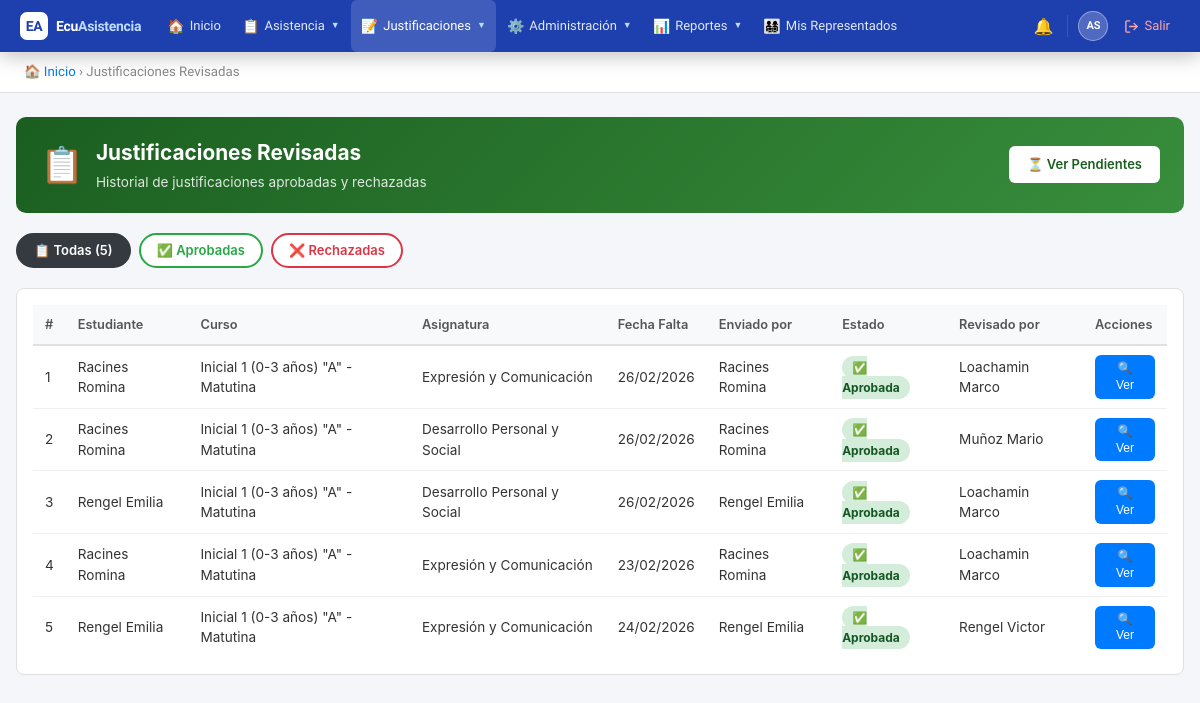
Before: /public/?action=reviewed_justifications (signed in) with the older database file.
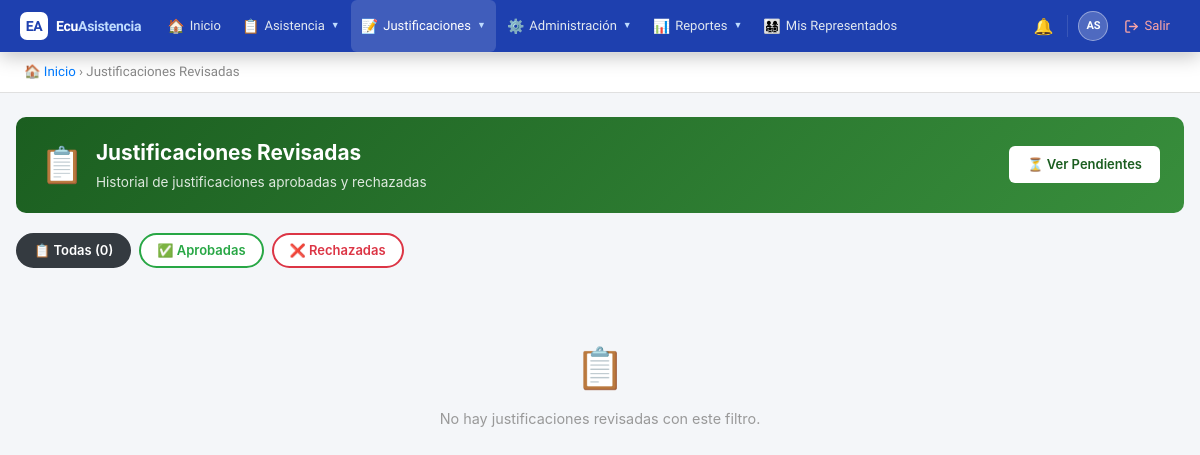
After: the same page with the newer database file.
### tables this page shows
CREATE TABLE `justifications` (
  `id` int(11) NOT NULL AUTO_INCREMENT,
  `attendance_id` int(11) DEFAULT NULL,
  `date_from` date DEFAULT NULL,
  `date_to` date DEFAULT NULL,
  `working_days` int(11) DEFAULT NULL,
  `can_approve` enum('tutor','inspector','autoridad') NOT NULL DEFAULT 'inspector',
  `student_id` int(11) NOT NULL,
  `submitted_by` int(11) NOT NULL,
  `reason` text NOT NULL,
  `reason_type` varchar(100) DEFAULT NULL,
  `document_path` varchar(255) DEFAULT NULL,
  `status` enum('pendiente','aprobado','rechazado') DEFAULT 'pendiente',
  `reviewed_by` int(11) DEFAULT NULL,
  `review_notes` text DEFAULT NULL,
  `created_at` timestamp NOT NULL DEFAULT current_timestamp(),
  `updated_at` timestamp NOT NULL DEFAULT current_timestamp() ON UPDATE current_timestamp(),
  PRIMARY KEY (`id`),
  KEY `attendance_id` (`attendance_id`),
  KEY `submitted_by` (`submitted_by`),
  KEY `reviewed_by` (`reviewed_by`),
  KEY `idx_status` (`status`),
  KEY `idx_student` (`student_id`),
  CONSTRAINT `justifications_ibfk_1` FOREIGN KEY (`attendance_id`) REFERENCES `attendances` (`id`) ON DELETE CASCADE,
  CONSTRAINT `justifications_ibfk_2` FOREIGN KEY (`student_id`) REFERENCES `users` (`id`),
  CONSTRAINT `justifications_ibfk_3` FOREIGN KEY (`submitted_by`) REFERENCES `users` (`id`),
  CONSTRAINT `justifications_ibfk_4` FOREIGN KEY (`reviewed_by`) REFERENCES `users` (`id`)
);

CREATE TABLE `courses` (
  `id` int(11) NOT NULL AUTO_INCREMENT,
  `institution_id` int(11) NOT NULL,
  `school_year_id` int(11) NOT NULL,
  `name` varchar(100) NOT NULL,
  `grade_level` varchar(50) DEFAULT NULL,
  `parallel` varchar(10) DEFAULT NULL,
  `shift_id` int(11) NOT NULL,
  `created_at` timestamp NOT NULL DEFAULT current_timestamp(),
  `updated_at` timestamp NOT NULL DEFAULT current_timestamp() ON UPDATE current_timestamp(),
  PRIMARY KEY (`id`),
  KEY `institution_id` (`institution_id`),
  KEY `school_year_id` (`school_year_id`),
  KEY `shift_id` (`shift_id`),
  CONSTRAINT `courses_ibfk_1` FOREIGN KEY (`institution_id`) REFERENCES `institutions` (`id`),
  CONSTRAINT `courses_ibfk_2` FOREIGN KEY (`school_year_id`) REFERENCES `school_years` (`id`),
  CONSTRAINT `courses_ibfk_3` FOREIGN KEY (`shift_id`) REFERENCES `shifts` (`id`)
);

CREATE TABLE `subjects` (
  `id` int(11) NOT NULL AUTO_INCREMENT,
  `institution_id` int(11) NOT NULL,
  `name` varchar(100) NOT NULL,
  `code` varchar(20) DEFAULT NULL,
  `created_at` timestamp NOT NULL DEFAULT current_timestamp(),
  `updated_at` timestamp NOT NULL DEFAULT current_timestamp() ON UPDATE current_timestamp(),
  PRIMARY KEY (`id`),
  KEY `institution_id` (`institution_id`),
  CONSTRAINT `subjects_ibfk_1` FOREIGN KEY (`institution_id`) REFERENCES `institutions` (`id`)
);

CREATE TABLE `attendances` (
  `id` int(11) NOT NULL AUTO_INCREMENT,
  `student_id` int(11) NOT NULL,
  `course_id` int(11) NOT NULL,
  `subject_id` int(11) NOT NULL,
  `teacher_id` int(11) NOT NULL,
  `school_year_id` int(11) NOT NULL,
  `shift_id` int(11) NOT NULL,
  `date` date NOT NULL,
  `hour_period` varchar(20) DEFAULT NULL,
  `status` enum('presente','ausente','tardanza','justificado') NOT NULL,
  `observation` text DEFAULT NULL,
  `created_at` timestamp NOT NULL DEFAULT current_timestamp(),
  `updated_at` timestamp NOT NULL DEFAULT current_timestamp() ON UPDATE current_timestamp(),
  PRIMARY KEY (`id`),
  KEY `course_id` (`course_id`),
  KEY `subject_id` (`subject_id`),
  KEY `teacher_id` (`teacher_id`),
  KEY `school_year_id` (`school_year_id`),
  KEY `shift_id` (`shift_id`),
  KEY `idx_date` (`date`),
  KEY `idx_student` (`student_id`),
  CONSTRAINT `attendances_ibfk_1` FOREIGN KEY (`student_id`) REFERENCES `users` (`id`),
  CONSTRAINT `attendances_ibfk_2` FOREIGN KEY (`course_id`) REFERENCES `courses` (`id`),
  CONSTRAINT `attendances_ibfk_3` FOREIGN KEY (`subject_id`) REFERENCES `subjects` (`id`),
  CONSTRAINT `attendances_ibfk_4` FOREIGN KEY (`teacher_id`) REFERENCES `users` (`id`),
  CONSTRAINT `attendances_ibfk_5` FOREIGN KEY (`school_year_id`) REFERENCES `school_years` (`id`),
  CONSTRAINT `attendances_ibfk_6` FOREIGN KEY (`shift_id`) REFERENCES `shifts` (`id`)
);

### controllers/JustificationController.php (called while the page is built, shortened)
<?php
require_once BASE_PATH . '/models/Justification.php';
class JustificationController {
    private $justificationModel;
    public function __construct() {
        $db = new Database();
        $this->justificationModel  = new Justification($db);
    }
    public function reviewed() {
        $filter         = $_GET['filter'] ?? 'all';
        $justifications = $this->justificationModel->getReviewed();
        include BASE_PATH . '/views/justifications/reviewed.php';
    }
}

### config/database.php (called while the page is built)
<?php
class Database {
    private $host = 'localhost';
    private $db = 'ecuasistencia2026_db';
    private $user = 'root';
    private $pass = '';
    private $charset = 'utf8mb4';
    private $pdo;
    public function connect() {
        if ($this->pdo === null) {
            $dsn = "mysql:host={$this->host};dbname={$this->db};charset={$this->charset}";
            $options = [
                PDO::ATTR_ERRMODE => PDO::ERRMODE_EXCEPTION,
                PDO::ATTR_DEFAULT_FETCH_MODE => PDO::FETCH_ASSOC,
                PDO::ATTR_EMULATE_PREPARES => false,
            ];
            try {
                $this->pdo = new PDO($dsn, $this->user, $this->pass, $options);
            } catch (PDOException $e) {
                die('Error de conexión: ' . $e->getMessage());
            }
        }
        return $this->pdo;
    }
}

### models/Justification.php (called while the page is built, shortened)
<?php
class Justification {
    private $db;
    public function __construct($database) {
        $this->db = $database->connect();
    }
    public function getReviewed($institutionId = null) {
        $sql = "SELECT j.*,
                CONCAT(u.last_name, ' ', u.first_name) as student_name,
                CONCAT(s.last_name, ' ', s.first_name) as submitted_by_name,
                CONCAT(r.last_name, ' ', r.first_name) as reviewer_name,
                a.date as attendance_date,
                a.hour_period,
                sub.name as subject_name,
                c.name as course_name
                FROM justifications j
                INNER JOIN users u ON j.student_id = u.id
                INNER JOIN users s ON j.submitted_by = s.id
                INNER JOIN attendances a ON j.attendance_id = a.id
                INNER JOIN subjects sub ON a.subject_id = sub.id
                LEFT JOIN users r ON j.reviewed_by = r.id
                LEFT JOIN course_students cs ON u.id = cs.student_id
                LEFT JOIN courses c ON cs.course_id = c.id
                WHERE j.status IN ('aprobado', 'rechazado')
                ORDER BY j.updated_at DESC";
        $stmt = $this->db->query($sql);
        return $stmt->fetchAll();
    }
}

### views/justifications/reviewed.php (the view, shortened to what the changed rows need)
<!DOCTYPE html>
<html lang="es">
<head>
</head>
<body>
<?php include BASE_PATH . '/views/partials/navbar.php'; ?>
<div class="breadcrumb">
    <a href="?action=dashboard">🏠 Inicio</a> &rsaquo; Justificaciones Revisadas
</div>
<div class="container">
    <div class="page-header" style="background:linear-gradient(135deg,#1b5e20,#388e3c);display:flex;justify-content:space-between;align-items:center;">
        <div style="display:flex;align-items:center;gap:12px;">
            <div class="ph-icon">📋</div>
            <div>
                <h1>Justificaciones Revisadas</h1>
                <p>Historial de justificaciones aprobadas y rechazadas</p>
            </div>
        </div>
        <a href="?action=pending_justifications"
           style="padding:9px 18px;background:white;color:#1b5e20;text-decoration:none;
                  border-radius:6px;font-weight:600;font-size:13px;white-space:nowrap;">
            ⏳ Ver Pendientes
        </a>
    </div>
    <div class="filter-bar">
        <a href="?action=reviewed_justifications"
           style="<?= ($filter==='all') ? 'background:#343a40;color:white;border-color:#343a40;' : 'background:white;color:#343a40;border-color:#343a40;' ?>">
            📋 Todas (<?= count($justifications) ?>)
        </a>
        <a href="?action=reviewed_justifications&filter=aprobado"
           style="<?= ($filter==='aprobado') ? 'background:#28a745;color:white;border-color:#28a745;' : 'background:white;color:#28a745;border-color:#28a745;' ?>">
            ✅ Aprobadas
        </a>
        <a href="?action=reviewed_justifications&filter=rechazado"
           style="<?= ($filter==='rechazado') ? 'background:#dc3545;color:white;border-color:#dc3545;' : 'background:white;color:#dc3545;border-color:#dc3545;' ?>">
            ❌ Rechazadas
        </a>
    </div>
    <?php if(empty($justifications)): ?>
        <div class="empty-state">
            <div class="icon">📋</div>
            <p>No hay justificaciones revisadas con este filtro.</p>
        </div>
    <?php else: ?>
    <div class="panel">
        <table>
            <thead>
                <tr>
                    <th>#</th>
                    <th>Estudiante</th>
                    <th>Curso</th>
                    <th>Asignatura</th>
                    <th>Fecha Falta</th>
                    <th>Enviado por</th>
                    <th>Estado</th>
                    <th>Revisado por</th>
                    <th>Acciones</th>
                </tr>
            </thead>
            <tbody>
                <?php $i = 1; foreach($justifications as $j):
                    $jData = htmlspecialchars(json_encode([
                        'student' => $j['student_name'],
                        'reason'  => $j['reason'],
                        'notes'   => $j['review_notes'] ?? '',
                        'doc'     => $j['document_path'] ?? '',
                        'status'  => $j['status'],
                    ]), ENT_QUOTES);
                ?>
                <tr>
                    <td><?= $i++ ?></td>
                    <td><?= htmlspecialchars($j['student_name']) ?></td>
                    <td><?= htmlspecialchars($j['course_name'] ?? '-') ?></td>
                    <td><?= htmlspecialchars($j['subject_name']) ?></td>
                    <td><?= date('d/m/Y', strtotime($j['attendance_date'])) ?></td>
                    <td><?= htmlspecialchars($j['submitted_by_name']) ?></td>
                    <td>
                        <?php if($j['status'] === 'aprobado'): ?>
                            <span class="badge-aprobado">✅ Aprobada</span>
                        <?php else: ?>
                            <span class="badge-rechazado">❌ Rechazada</span>
                        <?php endif; ?>
                    </td>
                    <td><?= htmlspecialchars($j['reviewer_name'] ?? '-') ?></td>
                    <td>
                        <button class="btn btn-primary"
                                style="padding:5px 12px;font-size:12px;"
                                onclick="verDetalle('<?= $jData ?>')">🔍 Ver</button>
                    </td>
                </tr>
                <?php endforeach; ?>
            </tbody>
        </table>
    </div>
    <?php endif; ?>
</div>
</body>
</html>

Changed rows visible on the page:
removed justifications: student_name "Racines Romina", courses.name "Inicial 1 (0-3 años) \"A\" - Matutina", subjects.name "Expresión y Comunicación", attendance.date "26/02/2026", submitted_by_name "Racines Romina", status "✅ Aprobada", reviewer_name "Loachamin Marco"
removed justifications: student_name "Racines Romina", courses.name "Inicial 1 (0-3 años) \"A\" - Matutina", subjects.name "Desarrollo Personal y Social", attendance.date "26/02/2026", submitted_by_name "Racines Romina", status "✅ Aprobada", reviewer_name "Muñoz Mario"
removed justifications: student_name "Rengel Emilia", courses.name "Inicial 1 (0-3 años) \"A\" - Matutina", subjects.name "Desarrollo Personal y Social", attendance.date "26/02/2026", submitted_by_name "Rengel Emilia", status "✅ Aprobada", reviewer_name "Loachamin Marco"
removed justifications: student_name "Racines Romina", courses.name "Inicial 1 (0-3 años) \"A\" - Matutina", subjects.name "Expresión y Comunicación", attendance.date "23/02/2026", submitted_by_name "Racines Romina", status "✅ Aprobada", reviewer_name "Loachamin Marco"
removed justifications: student_name "Rengel Emilia", courses.name "Inicial 1 (0-3 años) \"A\" - Matutina", subjects.name "Expresión y Comunicación", attendance.date "24/02/2026", submitted_by_name "Rengel Emilia", status "✅ Aprobada", reviewer_name "Rengel Victor"
Other visible differences:
count($justifications): "5" → "0"
text no longer shown: "# Estudiante Curso Asignatura Fecha Falta Enviado por Estado Revisado por Acciones"
text now shown: "📋 No hay justificaciones revisadas con este filtro."
